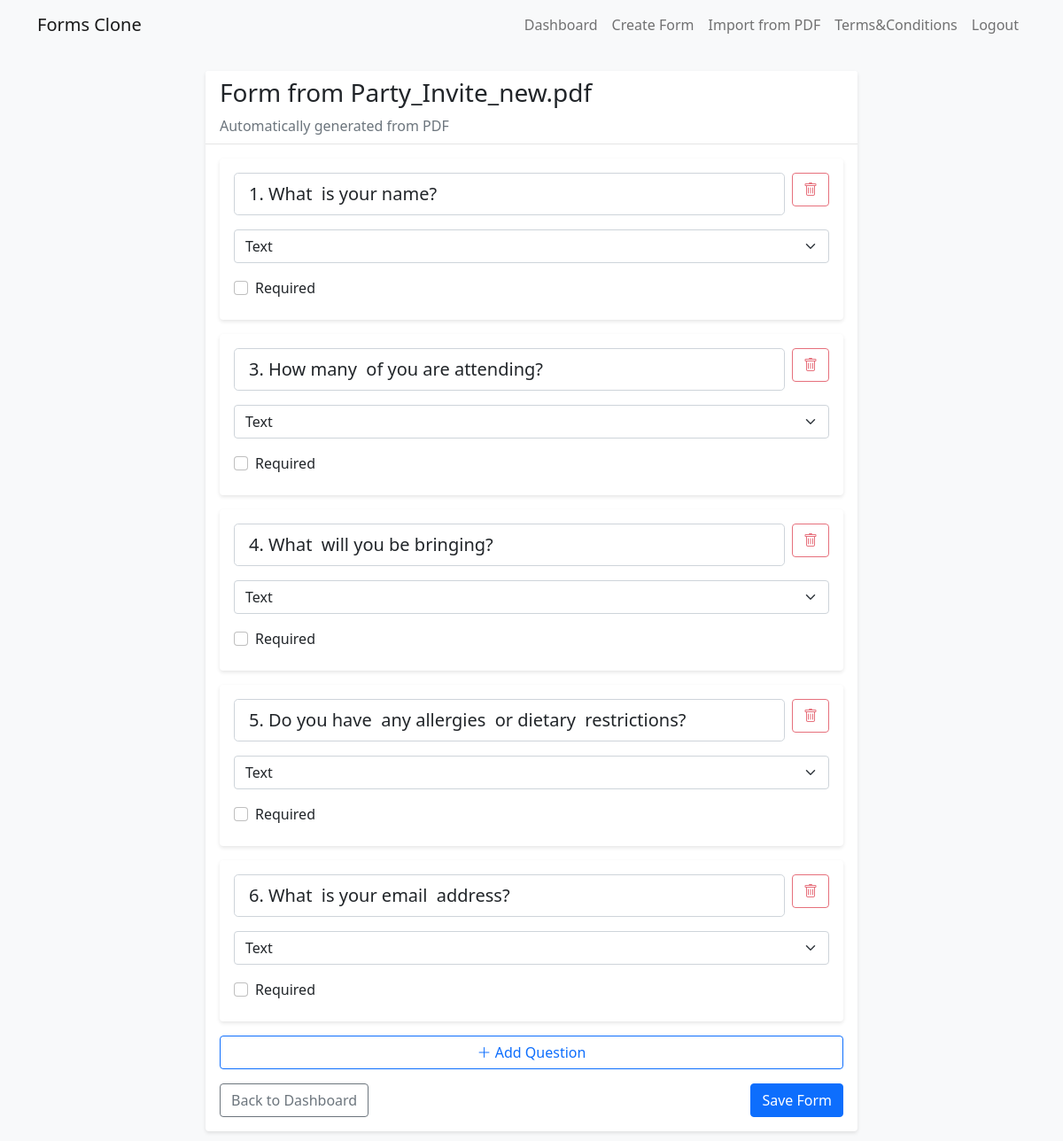
/form/17/edit (signed in), run on the app's committed database.
### app.py (models this page shows, shortened)
class Form(db.Model):
    id = db.Column(db.Integer, primary_key=True)
    title = db.Column(db.String(200), nullable=False)
    description = db.Column(db.Text)
    created_at = db.Column(db.DateTime, default=datetime.utcnow)
    user_id = db.Column(db.Integer, db.ForeignKey('user.id'), nullable=False)
    questions = db.relationship('Question', backref='form', lazy=True, cascade='all, delete-orphan')
    responses = db.relationship('Response', backref='form', lazy=True, cascade='all, delete-orphan')

class Question(db.Model):
    id = db.Column(db.Integer, primary_key=True)
    form_id = db.Column(db.Integer, db.ForeignKey('form.id'), nullable=False)
    question_text = db.Column(db.String(500), nullable=False)
    question_type = db.Column(db.String(20), nullable=False)  # text, multiple_choice, checkbox
    options = db.Column(db.Text)  # JSON string for multiple choice/checkbox options
    required = db.Column(db.Boolean, default=False)
    order = db.Column(db.Integer, nullable=False)

### app.py (the view)
@app.route('/form/<int:form_id>/edit')
@login_required
def edit_form(form_id):
    form = Form.query.get_or_404(form_id)
    if form.user_id != current_user.id:
        return redirect(url_for('dashboard'))
    return render_template('edit_form.html', form=form)

### app.py (called while the page is built)
@login_manager.user_loader
def load_user(user_id):
    return User.query.get(int(user_id))

### templates/edit_form.html (shortened to what this page needs)
{% extends "base.html" %}
{% block content %}
<div class="row">
  <div class="col-md-8 mx-auto">
    <div class="card mb-4">
      <div class="card-header">
        <h3>{{ form.title }}</h3>
        <p class="text-muted mb-0">{{ form.description or 'No description' }}</p>
      </div>
      <div class="card-body">
        <div id="questions-container">
          {% for question in form.questions %}
          <div class="question-card card mb-3" data-question-id="{{ question.id }}">
            <div class="card-body">
              <div class="d-flex justify-content-between align-items-start mb-3">
                <input type="text" class="form-control form-control-lg question-text"
                       value="{{ question.question_text }}" placeholder="Question text"
                       aria-label="Question text">
                <button class="btn btn-outline-danger ms-2 delete-question" title="Delete question">
                  <i class="bi bi-trash" aria-hidden="true"></i>
                </button>
              </div>
              <div class="mb-3">
                <select class="form-select question-type" aria-label="Question type">
                  <option value="text" {% if question.question_type == 'text' %}selected{% endif %}>Text</option>
                </select>
              </div>
              <div class="form-check mt-3">
                <input class="form-check-input question-required" type="checkbox"
                       {% if question.required %}checked{% endif %} id="required-{{ question.id }}">
                <label class="form-check-label" for="required-{{ question.id }}">Required</label>
              </div>
            </div>
          </div>
          {% endfor %}
        </div>
        <button id="add-question" class="btn btn-outline-primary w-100 mb-3">
          <i class="bi bi-plus-lg" aria-hidden="true"></i> Add Question
        </button>
        <div class="d-flex justify-content-between">
          <a href="{{ url_for('dashboard') }}" class="btn btn-outline-secondary">Back to Dashboard</a>
          <button id="save-form" class="btn btn-primary">Save Form</button>
        </div>
      </div>
    </div>
  </div>
</div>
{% endblock %}
{% block extra_css %}
<link rel="stylesheet" href="https://cdn.jsdelivr.net/npm/bootstrap-icons@1.7.2/font/bootstrap-icons.css">
{% endblock %}

### static/css/style.css (style rules this page uses)
body { background-color: #f8f9fa; }
.card { box-shadow: 0 2px 4px rgba(0, 0, 0, 0.1); border: none; }
.card-header { background-color: #fff; border-bottom: 1px solid rgba(0, 0, 0, 0.1); }
.question-card { transition: all 0.3s ease; }
.delete-question, .delete-option { opacity: 0.7; transition: opacity 0.2s ease; }
.form-check { margin-bottom: 0.5rem; }

### data on the page
Form: title "Form from Party_Invite_new.pdf", description "Automatically generated from PDF"
Question: question_text "1. What is your name?", question_type "Text"
Question: question_text "3. How many of you are attending?", question_type "Text"
Question: question_text "4. What will you be bringing?", question_type "Text"
Question: question_text "5. Do you have any allergies or dietary restrictions?", question_type "Text"
Question: question_text "6. What is your email address?", question_type "Text"
